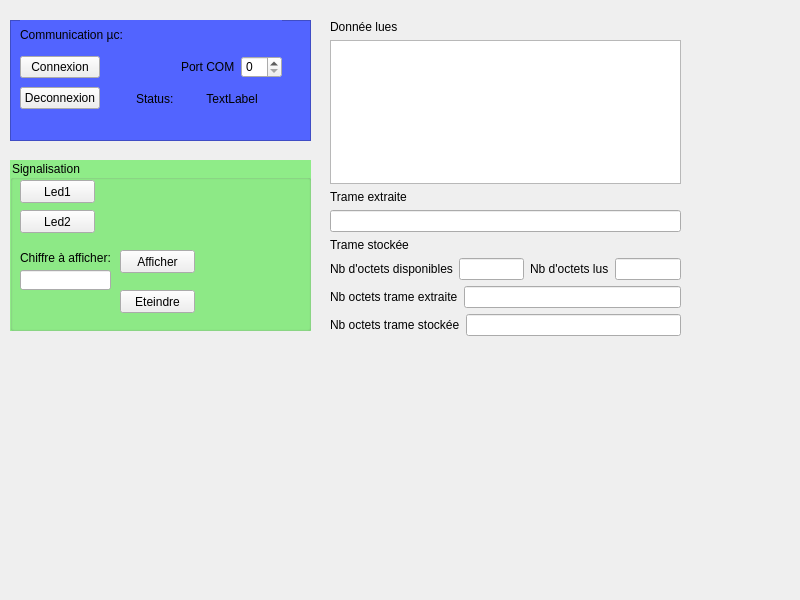
<?xml version="1.0" encoding="UTF-8"?>
<ui version="4.0">
 <class>IhmDanger</class>
 <widget class="QWidget" name="IhmDanger">
  <property name="geometry">
   <rect>
    <x>0</x>
    <y>0</y>
    <width>800</width>
    <height>600</height>
   </rect>
  </property>
  <property name="windowTitle">
   <string>IhmDanger</string>
  </property>
  <widget class="QFrame" name="frame">
   <property name="geometry">
    <rect>
     <x>10</x>
     <y>20</y>
     <width>301</width>
     <height>121</height>
    </rect>
   </property>
   <property name="styleSheet">
    <string notr="true">QFrame
{
	background-color:rgb(82, 100, 255);
}</string>
   </property>
   <property name="frameShape">
    <enum>QFrame::StyledPanel</enum>
   </property>
   <property name="frameShadow">
    <enum>QFrame::Raised</enum>
   </property>
   <widget class="QWidget" name="layoutWidget">
    <property name="geometry">
     <rect>
      <x>10</x>
      <y>0</y>
      <width>262</width>
      <height>93</height>
     </rect>
    </property>
    <layout class="QVBoxLayout" name="verticalLayout">
     <item>
      <widget class="QLabel" name="label1">
       <property name="text">
        <string>&lt;html&gt;&lt;head/&gt;&lt;body&gt;&lt;p&gt;Communication µc:&lt;/p&gt;&lt;/body&gt;&lt;/html&gt;</string>
       </property>
      </widget>
     </item>
     <item>
      <layout class="QHBoxLayout" name="horizontalLayout_2">
       <item>
        <widget class="QPushButton" name="QPushButtonConnexion">
         <property name="text">
          <string>Connexion</string>
         </property>
        </widget>
       </item>
       <item>
        <spacer name="horizontalSpacer_2">
         <property name="orientation">
          <enum>Qt::Horizontal</enum>
         </property>
         <property name="sizeHint" stdset="0">
          <size>
           <width>40</width>
           <height>20</height>
          </size>
         </property>
        </spacer>
       </item>
       <item>
        <widget class="QLabel" name="labelNumPort">
         <property name="text">
          <string>Port COM</string>
         </property>
        </widget>
       </item>
       <item>
        <widget class="QSpinBox" name="spinBoxNumCom"/>
       </item>
      </layout>
     </item>
     <item>
      <layout class="QHBoxLayout" name="horizontalLayout_3">
       <item>
        <widget class="QPushButton" name="QPushButtonDeconnexion">
         <property name="text">
          <string>Deconnexion</string>
         </property>
        </widget>
       </item>
       <item>
        <spacer name="horizontalSpacer_3">
         <property name="orientation">
          <enum>Qt::Horizontal</enum>
         </property>
         <property name="sizeType">
          <enum>QSizePolicy::Minimum</enum>
         </property>
         <property name="sizeHint" stdset="0">
          <size>
           <width>30</width>
           <height>15</height>
          </size>
         </property>
        </spacer>
       </item>
       <item>
        <widget class="QLabel" name="labelStatus">
         <property name="minimumSize">
          <size>
           <width>40</width>
           <height>0</height>
          </size>
         </property>
         <property name="text">
          <string>Status:</string>
         </property>
        </widget>
       </item>
       <item>
        <widget class="QLabel" name="labelInfoCom">
         <property name="sizePolicy">
          <sizepolicy hsizetype="Expanding" vsizetype="Preferred">
           <horstretch>0</horstretch>
           <verstretch>0</verstretch>
          </sizepolicy>
         </property>
         <property name="maximumSize">
          <size>
           <width>120</width>
           <height>80</height>
          </size>
         </property>
         <property name="text">
          <string>TextLabel</string>
         </property>
         <property name="alignment">
          <set>Qt::AlignCenter</set>
         </property>
        </widget>
       </item>
      </layout>
     </item>
    </layout>
   </widget>
  </widget>
  <widget class="QGroupBox" name="groupBoxSignalisation">
   <property name="geometry">
    <rect>
     <x>10</x>
     <y>160</y>
     <width>301</width>
     <height>171</height>
    </rect>
   </property>
   <property name="styleSheet">
    <string notr="true">QGroupBox
{
	background-color: rgb(143, 236, 136);
}</string>
   </property>
   <property name="title">
    <string>Signalisation</string>
   </property>
   <widget class="QPushButton" name="PushButtonEteindre">
    <property name="geometry">
     <rect>
      <x>110</x>
      <y>130</y>
      <width>75</width>
      <height>23</height>
     </rect>
    </property>
    <property name="text">
     <string>Eteindre</string>
    </property>
   </widget>
   <widget class="QLabel" name="label2">
    <property name="geometry">
     <rect>
      <x>10</x>
      <y>90</y>
      <width>91</width>
      <height>16</height>
     </rect>
    </property>
    <property name="text">
     <string>Chiffre à afficher:</string>
    </property>
   </widget>
   <widget class="QPushButton" name="PushButtonAfficher">
    <property name="geometry">
     <rect>
      <x>110</x>
      <y>90</y>
      <width>75</width>
      <height>23</height>
     </rect>
    </property>
    <property name="text">
     <string>Afficher</string>
    </property>
   </widget>
   <widget class="QLineEdit" name="lineEdit7seg">
    <property name="geometry">
     <rect>
      <x>10</x>
      <y>110</y>
      <width>91</width>
      <height>20</height>
     </rect>
    </property>
   </widget>
   <widget class="QPushButton" name="PushButtonLed2">
    <property name="geometry">
     <rect>
      <x>10</x>
      <y>50</y>
      <width>75</width>
      <height>23</height>
     </rect>
    </property>
    <property name="text">
     <string>Led2</string>
    </property>
   </widget>
   <widget class="QPushButton" name="PushButtonLed1">
    <property name="geometry">
     <rect>
      <x>10</x>
      <y>20</y>
      <width>75</width>
      <height>23</height>
     </rect>
    </property>
    <property name="text">
     <string>Led1</string>
    </property>
   </widget>
  </widget>
  <widget class="QWidget" name="">
   <property name="geometry">
    <rect>
     <x>330</x>
     <y>20</y>
     <width>351</width>
     <height>336</height>
    </rect>
   </property>
   <layout class="QVBoxLayout" name="verticalLayout_2">
    <item>
     <widget class="QLabel" name="label">
      <property name="sizePolicy">
       <sizepolicy hsizetype="Minimum" vsizetype="Minimum">
        <horstretch>0</horstretch>
        <verstretch>0</verstretch>
       </sizepolicy>
      </property>
      <property name="maximumSize">
       <size>
        <width>80</width>
        <height>16777215</height>
       </size>
      </property>
      <property name="text">
       <string>Donnée lues</string>
      </property>
     </widget>
    </item>
    <item>
     <widget class="QPlainTextEdit" name="TextEditafficheur"/>
    </item>
    <item>
     <widget class="QLabel" name="label_6">
      <property name="sizePolicy">
       <sizepolicy hsizetype="Minimum" vsizetype="Minimum">
        <horstretch>0</horstretch>
        <verstretch>0</verstretch>
       </sizepolicy>
      </property>
      <property name="maximumSize">
       <size>
        <width>80</width>
        <height>16777215</height>
       </size>
      </property>
      <property name="text">
       <string>Trame extraite</string>
      </property>
     </widget>
    </item>
    <item>
     <widget class="QLineEdit" name="lineEdit_5"/>
    </item>
    <item>
     <widget class="QLabel" name="label_2">
      <property name="sizePolicy">
       <sizepolicy hsizetype="Minimum" vsizetype="Minimum">
        <horstretch>0</horstretch>
        <verstretch>0</verstretch>
       </sizepolicy>
      </property>
      <property name="maximumSize">
       <size>
        <width>80</width>
        <height>16777215</height>
       </size>
      </property>
      <property name="text">
       <string>Trame stockée</string>
      </property>
     </widget>
    </item>
    <item>
     <layout class="QHBoxLayout" name="horizontalLayout">
      <item>
       <widget class="QLabel" name="label_3">
        <property name="text">
         <string>Nb d'octets disponibles</string>
        </property>
       </widget>
      </item>
      <item>
       <widget class="QLineEdit" name="lineEdit"/>
      </item>
      <item>
       <widget class="QLabel" name="label_4">
        <property name="text">
         <string>Nb d'octets lus</string>
        </property>
       </widget>
      </item>
      <item>
       <widget class="QLineEdit" name="lineEdit_2"/>
      </item>
     </layout>
    </item>
    <item>
     <layout class="QHBoxLayout" name="horizontalLayout_5">
      <item>
       <widget class="QLabel" name="label_7">
        <property name="text">
         <string>Nb octets trame extraite</string>
        </property>
       </widget>
      </item>
      <item>
       <widget class="QLineEdit" name="lineEdit_4"/>
      </item>
     </layout>
    </item>
    <item>
     <layout class="QHBoxLayout" name="horizontalLayout_4">
      <item>
       <widget class="QLabel" name="label_5">
        <property name="text">
         <string>Nb octets trame stockée</string>
        </property>
       </widget>
      </item>
      <item>
       <widget class="QLineEdit" name="lineEdit_3"/>
      </item>
     </layout>
    </item>
    <item>
     <widget class="QLabel" name="labelTest">
      <property name="text">
       <string/>
      </property>
     </widget>
    </item>
   </layout>
  </widget>
 </widget>
 <resources/>
 <connections/>
</ui>
